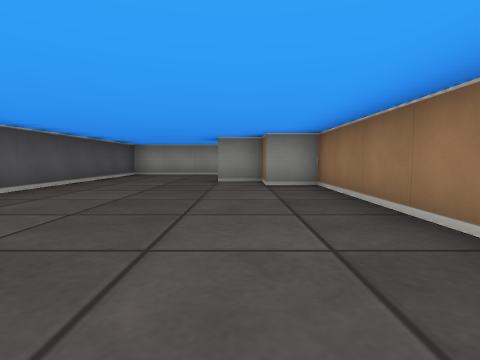
view 1 (above)

12 first-person views from a walk through a cub3D maze. The camera is about half as high as the walls, tilts 4° down and sees 80° across. The floor is counted in squares. Each view is taken from the middle of a square. On the plan, view 1 faces up. The plan holds only what a view shows up to about 9 squares ahead; the rest is blank.

view 2
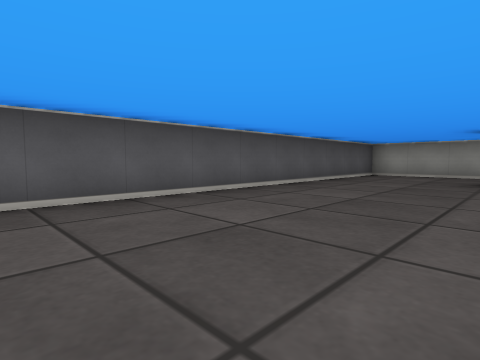

view 3
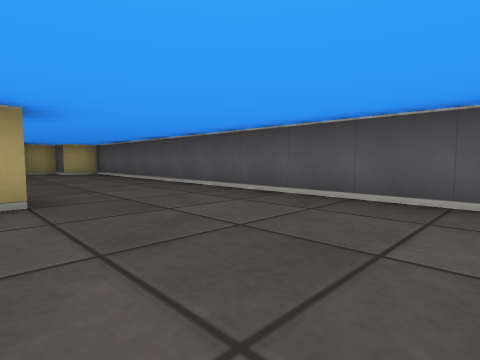

view 4
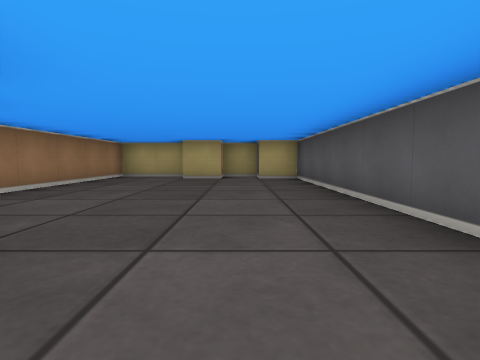

view 5
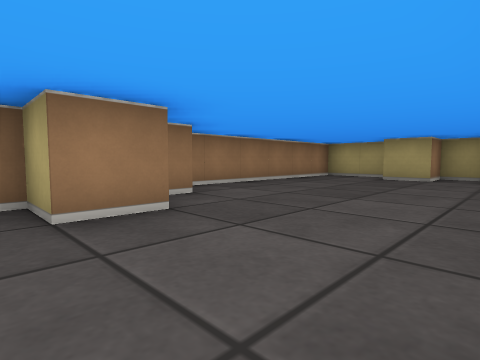

view 6
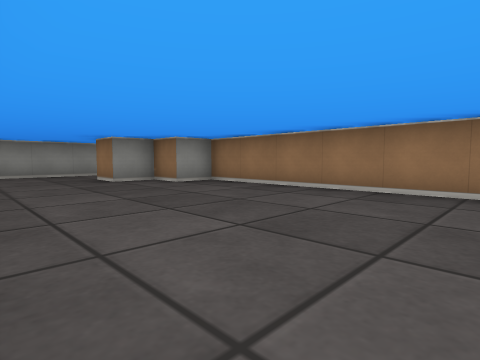

view 7
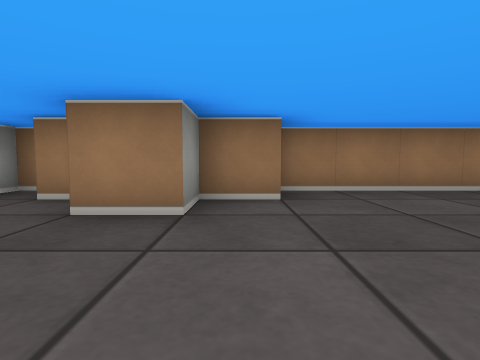

view 8
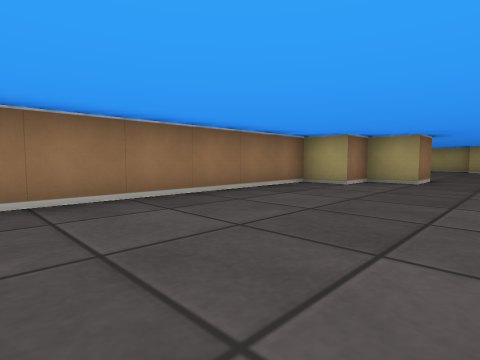

view 9
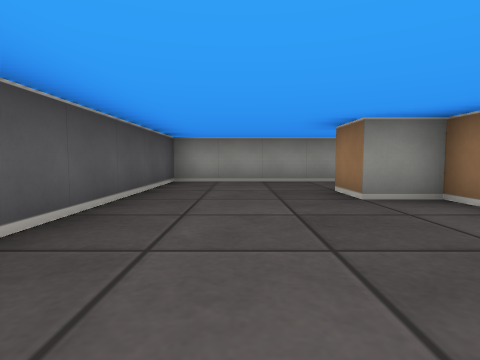

view 10
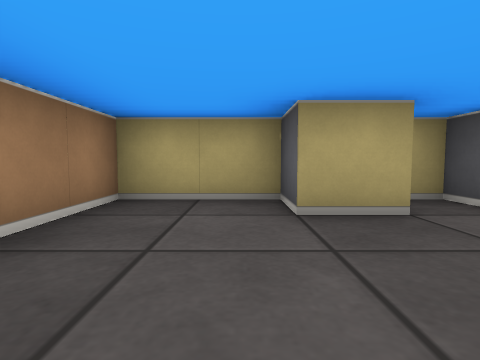

view 11
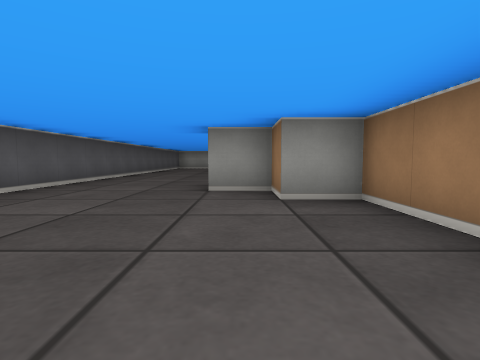

view 12
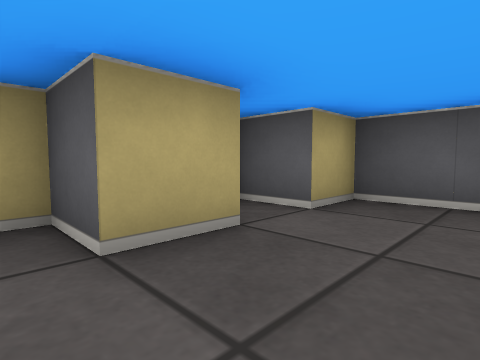

### Floor plan
Points are (right, up) in squares from view 1. A wall is a line through its corners. A room is listed if a view was taken in it or the views show most of it. See-through windows are left out.
Room 1 (views 1, 2, 3, 4, 5, 6, 7, 8, 9, 10, 11, 12)
walls: (0.5, 8) (0.5, 8.5); (1.5, 9.5) (-3.5, 9.5) (-3.5, -8.5) (-2.5, -8.5) (-2.5, -9.5) (-1.5, -9.5) (-1.5, -8.5) (-0.5, -8.5) (-0.5, -9.5) (1.5, -9.5) (1.5, -3.5) (0.5, -3.5) (0.5, -2.5) (-0.5, -2.5) (-0.5, -1.5) (0.5, -1.5) (0.5, -0.5) (1.5, -0.5) (1.5, 5.5) (0.5, 5.5) (0.5, 6.5) (-0.5, 6.5) (-0.5, 7.5)

Where each view was taken, in squares from view 1:
view 1: 0 up, 0 right, facing up
view 2: 0 up, 0 right, facing up-left
view 3: 2 up, 0 right, facing down-left
view 4: 1 down, 2 left, facing down
view 5: 1 down, 3 left, facing down-right
view 6: 0 up, 3 left, facing up-right
view 7: 6 up, 3 left, facing right
view 8: 5 up, 2 left, facing down-right
view 9: 3 up, 2 left, facing up
view 10: 6 down, 0 right, facing down
view 11: 7 down, 0 right, facing up
view 12: 7 down, 0 right, facing down-left
